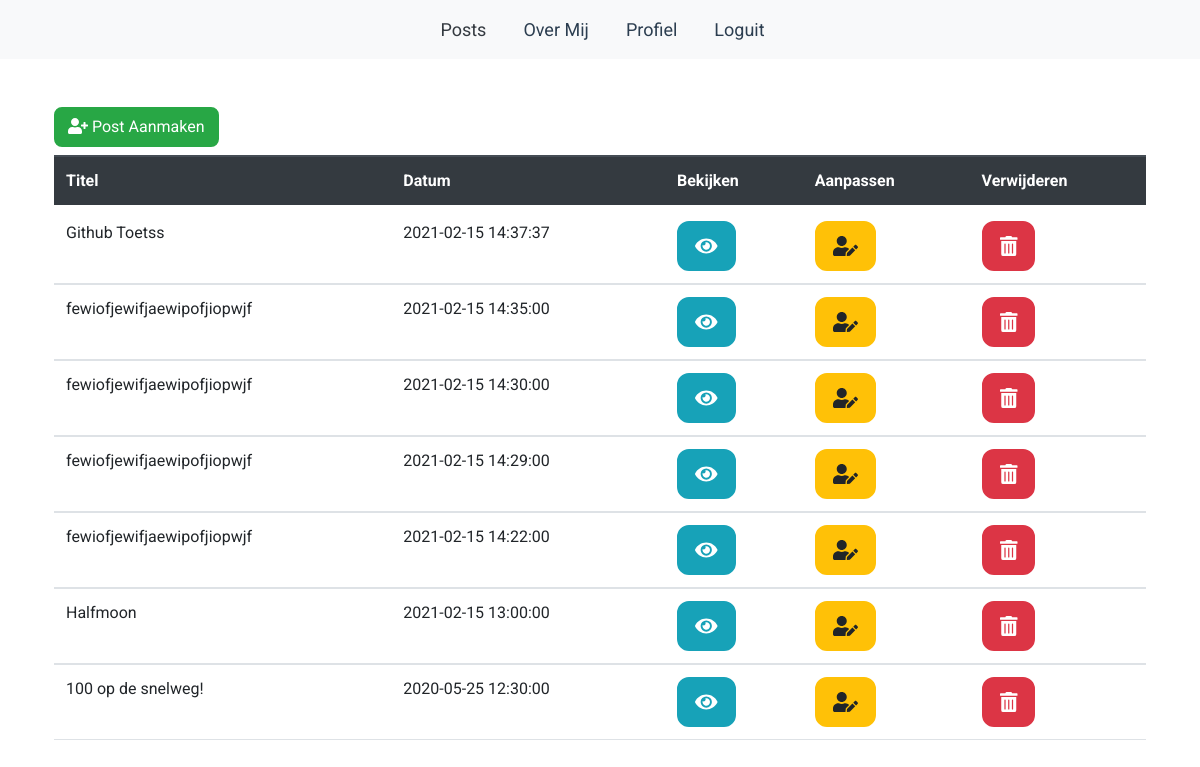
/admin/dashboard.php (signed in), run on an earlier commit of the app's database.
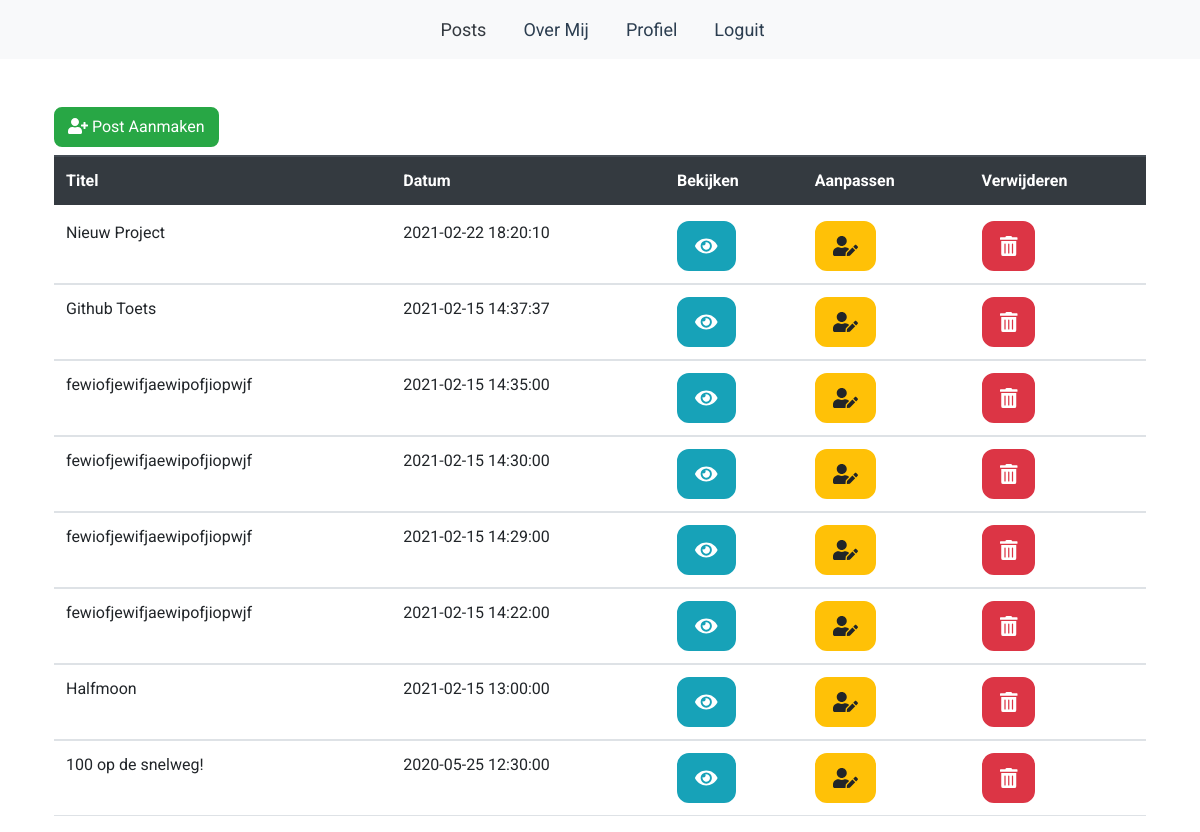
And on a later commit of the database.
### tables this page shows
CREATE TABLE `projects` (
  `id` varchar(64) NOT NULL,
  `title` varchar(65) NOT NULL,
  `subtext` longtext NOT NULL,
  `text` longtext NOT NULL,
  `date` datetime NOT NULL DEFAULT current_timestamp(),
  `headimage` text NOT NULL
);

### admin/dashboard.php (the view, shortened to what this page needs)
<?php
require('../php/database.php');
$sql = "SELECT id,title,date FROM projects ORDER BY date DESC;";
$result = $conn->query($sql);
?>
<!doctype html>
<html lang="en">
<head>
	<?php require("style.php"); ?>
</head>
<body>
<?php require("navbar.php"); ?>
<div class="container">
	<?php echo '<a href="createpost.php" class="btn btn-success mt-5"><i class="fas fa-user-plus"></i> Post Aanmaken</a>' ?>
	<div class="center-div">
		<table class="table mt-2">
			<thead class="thead-dark">
				<tr>
					<th scope="col">Titel</th>
					<th scope="col">Datum</th>
					<th scope="col">Bekijken</th>
					<th scope="col">Aanpassen</th>
					<th scope="col">Verwijderen</th>
				</tr>
			</thead>
			<tbody>
				<?php
				foreach ($result as $item) {
					echo "<td>" . $item["title"] . "</td><td>" .  $item["date"] . "</td></td><td><a href='../post.php?id=" . $item['id'] . "' class='btn btn-info btn-lg'><i class='fas fa-eye'></i></a></td><td><a href='changepost.php?id=" . $item['id'] . "' class='btn btn-warning btn-lg'><i class='fas fa-user-edit'></i></a></td><td><a href='../php/removepost.php?id=" . $item["id"] . "' class='btn btn-danger btn-lg'><i class='fas fa-trash-alt'></i></a></td></tr>";
				}
				?>
			</tbody>
		</table>
	</div>
</div>
</body>
</html>

What changed in the data, as far as the page shows it:
added projects: title "Nieuw Project", date "2021-02-22 18:20:10"
changed projects: title "Github Toetss" → "Github Toets"
